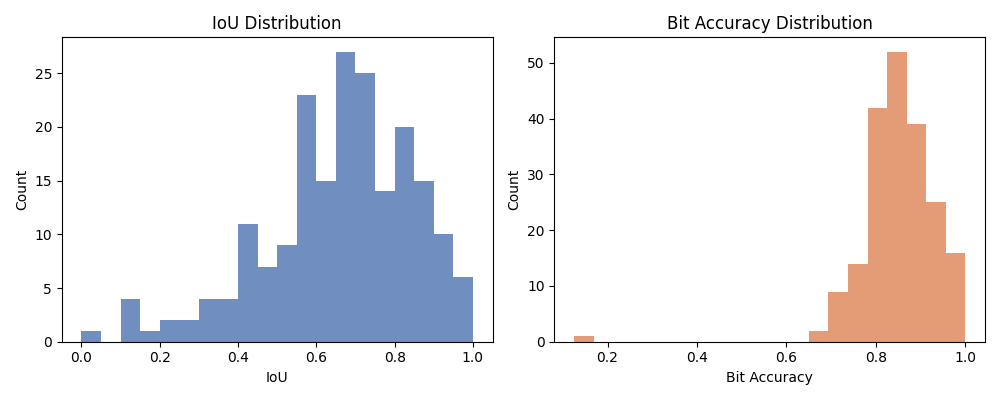
#> input picture eval_report/cifar_bitgrid_histograms.png, 1000 x 400 px; its folder holds only this picture in this run
$ python -i bitgrid.py   (imports and definitions only)
#> lines starting #> are read from the running program, lines starting #| are printed output that depends on the picture
import numpy as np
import math
import torch
from PIL import Image
import os
from scipy.special import rel_entr
from scipy.stats import entropy, wasserstein_distance
from sklearn.preprocessing import StandardScaler
from tqdm import tqdm
import joblib
from sklearn.metrics.pairwise import cosine_similarity
from scipy import ndimage

# Lazy decoder cache
_BITGRID_DECODER = None
_BITGRID_DECODER_TRIED = False
_BITGRID_DECODER_PATH = os.path.join(os.path.dirname(__file__), 'bitgrid_decoder.joblib')


# [47 lines left out: functions _cleanup_debug_files, _get_decoder, not called in this run]


def image_to_bitgrid(img: np.ndarray, g: int = 16, threshold: float = 0.5) -> np.ndarray:
    """Convert image to a GxG bit grid robustly by resizing to (g,g) and thresholding.
    Returns flattened array of length G*G with values {0,1}.
    """
    # Accept PIL Image or numpy array
    if not isinstance(img, np.ndarray):
        img = np.array(img)
    img = img.copy()

    # Normalize to [0,1]
    if img.dtype == np.uint8 or img.max() > 1.0:
        img = img.astype(np.float32) / 255.0
    else:
        img = img.astype(np.float32)

    # Convert color to grayscale by averaging channels
    if img.ndim == 3 and img.shape[2] > 1:
        img_gray = img.mean(axis=2)
    else:
        img_gray = img

    # Resize to (g,g) using PIL to avoid pooling reshape issues
    try:
        from PIL import Image
        pil = Image.fromarray((img_gray * 255).astype(np.uint8))
        pil_small = pil.resize((g, g), resample=Image.BILINEAR)
        small = np.array(pil_small).astype(np.float32) / 255.0
    except Exception:
        # Fallback: simple block pooling
        h, w = img_gray.shape
        cell_h = max(1, h // g)
        cell_w = max(1, w // g)
        small = np.zeros((g, g), dtype=np.float32)
        for i in range(g):
            for j in range(g):
                y0 = min(i * cell_h, h)
                x0 = min(j * cell_w, w)
                y1 = min((i + 1) * cell_h, h)
                x1 = min((j + 1) * cell_w, w)
                if y1 > y0 and x1 > x0:
                    small[i, j] = img_gray[y0:y1, x0:x1].mean()
                else:
                    small[i, j] = 0.0

    bits = (small >= threshold).astype(np.float32)
    return bits.flatten()


def bitgrid_to_phase(bits: np.ndarray, dim: int) -> torch.Tensor:
    g2 = int(math.sqrt(len(bits)))
    grid = bits.reshape(g2, g2)
    spec = np.fft.fft2(grid)
    phase = np.angle(spec).flatten()
    phase = np.interp(phase, (-math.pi, math.pi), (-1, 1))
    t = torch.tensor(phase, dtype=torch.float32)
    if t.numel() < dim:
        t = torch.cat([t, torch.zeros(dim - t.numel())], dim=0)
    else:
        t = t[:dim]
    return t.unsqueeze(0)  # (1, dim)


# [167 lines left out: functions phase_reconstruction, phase_to_bitgrid, kl_divergence, get_pixel_histogram, compute_moments, spectral_similarity, not called in this run]

class BitGridSensor:
    """Enhanced sensor with spectral pattern matching and moment features"""
    def __init__(self, dim: int = 128, grid: int = 16, threshold: float = 0.5, hist_bins: int = 10):
        self.dim = dim
        self.grid = grid
        self.threshold = threshold
        self.hist_bins = hist_bins
        self.cell_size = dim // grid

    def encode_image(self, img):
        """Encode image into bit grid representation using combined spectral and spatial features"""
        if isinstance(img, np.ndarray):
            img = img.copy()
        else:
            img = np.array(img)

        # Resize if needed
        if img.shape[0] != self.dim or img.shape[1] != self.dim:
            from PIL import Image
            img = np.array(Image.fromarray((img * 255).astype(np.uint8)).resize((self.dim, self.dim))) / 255.0

        # Get bit grid directly (not recursively)
        bits = image_to_bitgrid(img, g=self.grid, threshold=self.threshold)
        phase = bitgrid_to_phase(bits, self.dim)
        recon, _, _ = phase_reconstruction(phase, g=self.grid)

        # Compute spatial moments
        moments = compute_moments(recon)

        # Compute histograms for Wasserstein distance
        hist_orig = get_pixel_histogram(img, bins=self.hist_bins)
        hist_recon = get_pixel_histogram(recon, bins=self.hist_bins)

        # Combine features
        features = {
            'bits': bits,
            'phase': phase.numpy(),
            'moments': moments,
            'hist_orig': hist_orig,
            'hist_recon': hist_recon,
            'reconstruction': recon
        }

        return features

    # [48 lines left out: functions compare_patterns, compute_histogram, not called in this run]


def kl_divergence(p, q):
    # Compute KL divergence between two distributions
    return entropy(p, q)


# [4 lines left out: function compare_distributions, not called in this run]


class BitGridDecoder:
    # [38 lines left out: functions __init__, fit, predict, not called in this run]


class MaskTemplate:
    """Simple container for a mask template and its descriptor."""
    # [5 lines left out: function __init__, not called in this run]


class TemplateStore:
    """Store and query mask templates. Templates are stored as masks (flattened) and compact descriptors.
    Descriptor is computed from a downsampled mask and an (optional) pixel histogram over the masked region.
    """
    # [126 lines left out: functions __init__, _mask_to_descriptor, add_template, match, complete_mask, not called in this run]

    def save(self, path: str):
        joblib.dump({'grid': self.grid, 'small': self.small, 'hist_bins': self.hist_bins, 'templates': self.templates}, path)

    # [6 lines left out: function load, not called in this run]


# Convenience single-store for quick experiments
_TEMPLATE_STORE: TemplateStore | None = None

# [5 lines left out: function get_template_store, not called in this run]


# End of added template utilities

>>> import cv2
>>> picture = cv2.imread('eval_report/cifar_bitgrid_histograms.png', cv2.IMREAD_GRAYSCALE)
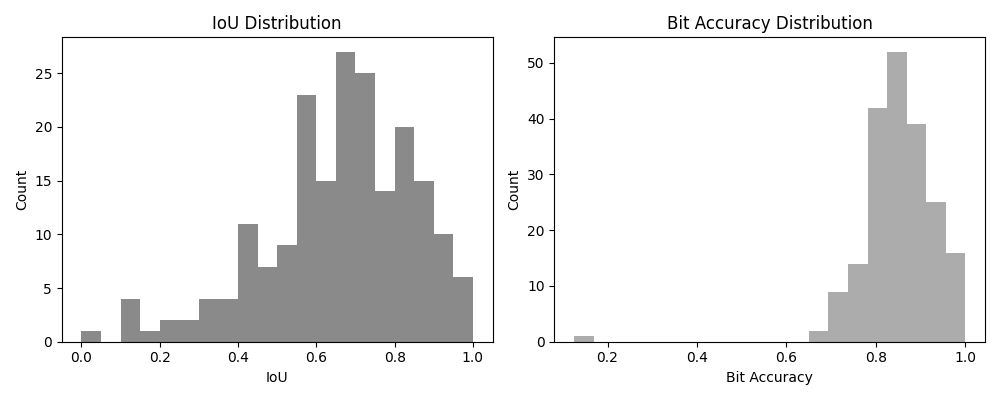
#> picture: shape (400, 1000); min 0, max 255, mean 234.1
>>> result = BitGridSensor().encode_image(picture)
#> in encode_image, `img = np.array(Image.fromarray((img * 255).astype(np.uint8)).resize((s..`:
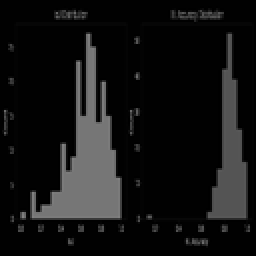
#> img: shape (128, 128) float64 (shown 2 times larger); min 0, max 0.514, mean 0.077
#> in image_to_bitgrid, `pil_small = pil.resize((g, g), resample=Image.BILINEAR)`:
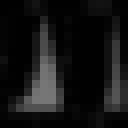
#> pil_small: PIL image 16x16 L (shown 8 times larger); min 1, max 118, mean 19.8
#> in encode_image, `bits = image_to_bitgrid(img, g=self.grid, threshold=self.threshold)`: bits = 256 values from 0 to 0
#> in bitgrid_to_phase, `g2 = int(math.sqrt(len(bits)))`: g2 = 16
#> in bitgrid_to_phase, `phase = np.angle(spec).flatten()`: phase = 256 values from 0 to 0
#> (the run stopped early here; a loop or call above may not have finished)

$ run again, on eval_report/cifar_bitgrid_summary.png
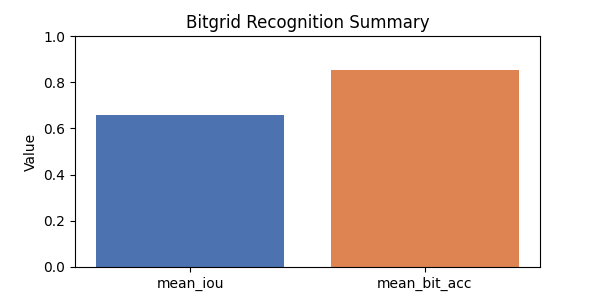
#> input picture eval_report/cifar_bitgrid_summary.png, 600 x 300 px
#> `picture = cv2.imread('eval_report/cifar_bitgrid_histograms.png', cv2.I..`:
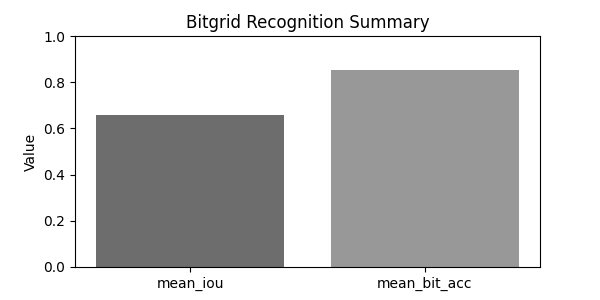
#> picture: shape (300, 600); min 0, max 255, mean 205.8
#> in image_to_bitgrid, `pil_small = pil.resize((g, g), resample=Image.BILINEAR)`:
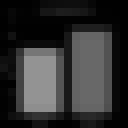
#> pil_small: PIL image 16x16 L (shown 8 times larger); min 1, max 147, mean 47.9
#> bits = 256 values, max 1 at index 115, min 0 at index 0, mean 0.109
#> g2 = 16
#> in bitgrid_to_phase, `phase = np.angle(spec).flatten()`: phase = 256 values, max 3.14 at index 128, min -2.95 at index 7, mean 0.0123
#> in bitgrid_to_phase, `phase = np.interp(phase, (-math.pi, math.pi), (-1, 1))`: phase = 256 values, max 1 at index 128, min -0.938 at index 7, mean 0.00391

$ run again, on eval_report/cifar_metrics_distribution.png
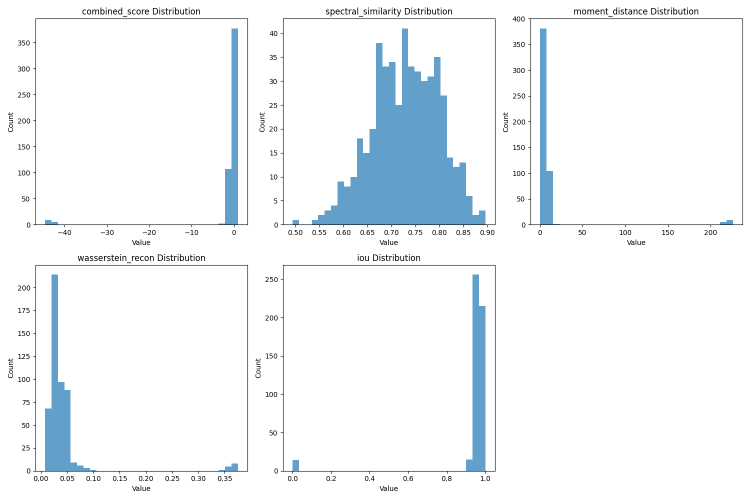
#> input picture eval_report/cifar_metrics_distribution.png, 1500 x 1000 px (shown at 1/2 size)
#> in encode_image, `img = np.array(Image.fromarray((img * 255).astype(np.uint8)).resize((s..`:
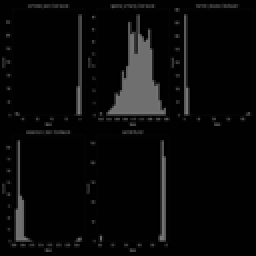
#> img: shape (128, 128) float64 (shown 2 times larger); min 0, max 0.49, mean 0.0382
#> in image_to_bitgrid, `pil_small = pil.resize((g, g), resample=Image.BILINEAR)`:
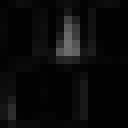
#> pil_small: PIL image 16x16 L (shown 8 times larger); min 1, max 110, mean 9.8
#> bits = 256 values from 0 to 0
#> g2 = 16
#> phase = 256 values from 0 to 0

$ run again, on eval_report/confusion_matrix.png
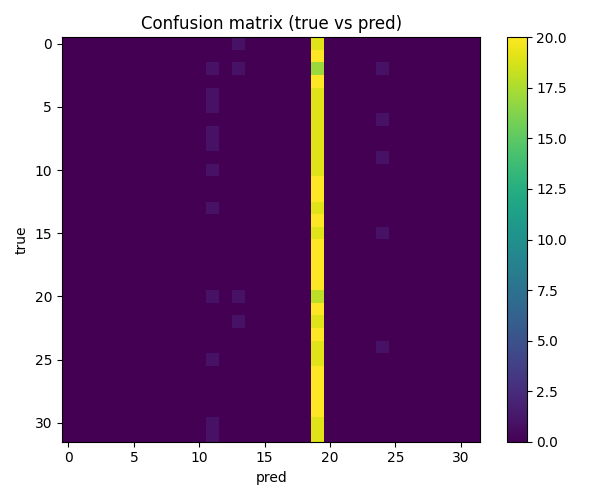
#> input picture eval_report/confusion_matrix.png, 600 x 500 px
#> `picture = cv2.imread('eval_report/cifar_bitgrid_histograms.png', cv2.I..`:
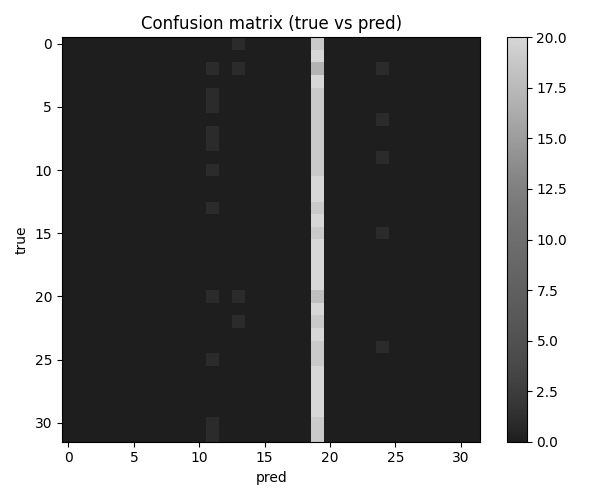
#> picture: shape (500, 600); min 0, max 255, mean 124
#> in image_to_bitgrid, `pil_small = pil.resize((g, g), resample=Image.BILINEAR)`:
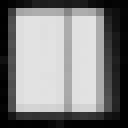
#> pil_small: PIL image 16x16 L (shown 8 times larger); min 1, max 226, mean 129.7
#> bits = 256 values, max 1 at index 18, min 0 at index 0, mean 0.559
#> g2 = 16
#> in bitgrid_to_phase, `phase = np.angle(spec).flatten()`: phase = 256 values, max 3.14 at index 76, min -3.14 at index 23, mean 0.0491
#> in bitgrid_to_phase, `phase = np.interp(phase, (-math.pi, math.pi), (-1, 1))`: phase = 256 values, max 1 at index 76, min -1 at index 23, mean 0.0156
